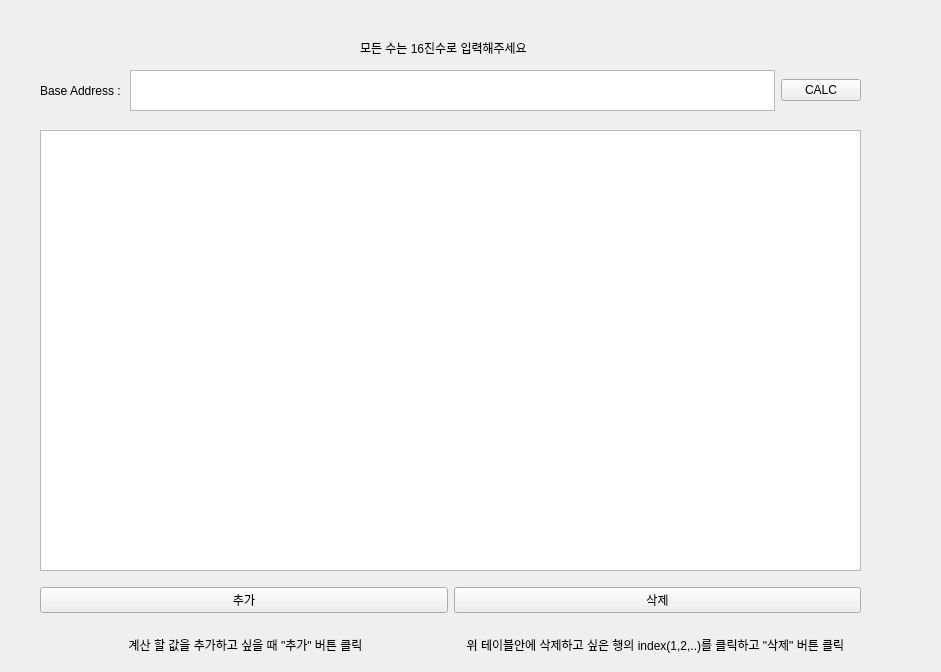
<?xml version="1.0" encoding="UTF-8"?>
<ui version="4.0">
 <class>Widget</class>
 <widget class="QWidget" name="Widget">
  <property name="geometry">
   <rect>
    <x>0</x>
    <y>0</y>
    <width>941</width>
    <height>672</height>
   </rect>
  </property>
  <property name="windowTitle">
   <string>Widget</string>
  </property>
  <widget class="QTableWidget" name="tableWidget">
   <property name="geometry">
    <rect>
     <x>40</x>
     <y>130</y>
     <width>821</width>
     <height>441</height>
    </rect>
   </property>
  </widget>
  <widget class="QWidget" name="horizontalLayoutWidget">
   <property name="geometry">
    <rect>
     <x>40</x>
     <y>70</y>
     <width>821</width>
     <height>41</height>
    </rect>
   </property>
   <layout class="QHBoxLayout" name="horizontalLayout">
    <item>
     <widget class="QLabel" name="label">
      <property name="text">
       <string>Base Address : </string>
      </property>
     </widget>
    </item>
    <item>
     <widget class="QTextEdit" name="teBaseAddress"/>
    </item>
    <item>
     <widget class="QPushButton" name="pbtAddressCalc">
      <property name="text">
       <string>CALC</string>
      </property>
     </widget>
    </item>
   </layout>
  </widget>
  <widget class="QWidget" name="horizontalLayoutWidget_2">
   <property name="geometry">
    <rect>
     <x>40</x>
     <y>580</y>
     <width>821</width>
     <height>41</height>
    </rect>
   </property>
   <layout class="QHBoxLayout" name="horizontalLayout_2">
    <item>
     <widget class="QPushButton" name="pbtAdd">
      <property name="text">
       <string>추가</string>
      </property>
     </widget>
    </item>
    <item>
     <widget class="QPushButton" name="pbtDel">
      <property name="text">
       <string>삭제</string>
      </property>
     </widget>
    </item>
   </layout>
  </widget>
  <widget class="QLabel" name="label_4">
   <property name="geometry">
    <rect>
     <x>360</x>
     <y>40</y>
     <width>191</width>
     <height>16</height>
    </rect>
   </property>
   <property name="text">
    <string>모든 수는 16진수로 입력해주세요</string>
   </property>
  </widget>
  <widget class="QLabel" name="label_2">
   <property name="geometry">
    <rect>
     <x>50</x>
     <y>630</y>
     <width>391</width>
     <height>29</height>
    </rect>
   </property>
   <property name="text">
    <string>계산 할 값을 추가하고 싶을 때 &quot;추가&quot; 버튼 클릭</string>
   </property>
   <property name="alignment">
    <set>Qt::AlignCenter</set>
   </property>
  </widget>
  <widget class="QLabel" name="label_3">
   <property name="geometry">
    <rect>
     <x>450</x>
     <y>630</y>
     <width>411</width>
     <height>29</height>
    </rect>
   </property>
   <property name="text">
    <string>위 테이블안에 삭제하고 싶은 행의 index(1,2,..)를 클릭하고 &quot;삭제&quot; 버튼 클릭</string>
   </property>
   <property name="alignment">
    <set>Qt::AlignCenter</set>
   </property>
  </widget>
 </widget>
 <resources/>
 <connections/>
</ui>
